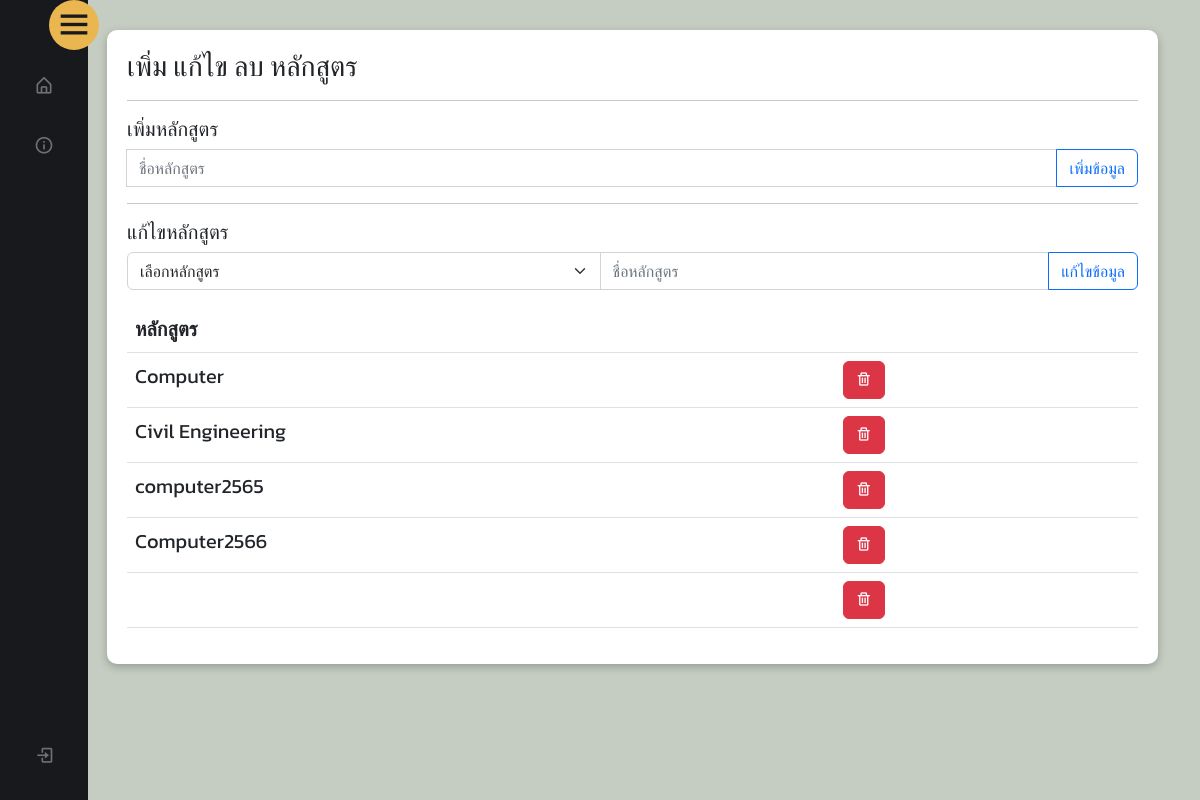
Page /edit_program.php on the committed database.
### tables this page shows
CREATE TABLE `program` (
  `program_id` int(11) NOT NULL,
  `program_name` varchar(255) NOT NULL,
  `Timestamp_str` timestamp NOT NULL DEFAULT current_timestamp() ON UPDATE current_timestamp()
);

### edit_program.php (the view, shortened to what this page needs)
<!DOCTYPE html>
<html lang="en">
<head>
  <link rel="stylesheet" href="./css/page.css">
  <link href="https://cdn.jsdelivr.net/npm/bootstrap@5.2.0/dist/css/bootstrap.min.css" rel="stylesheet">
</head>
<?php require("connect_program.php");
require("navbar.php");
?>
<body>
  <div class="container">
    <div class="box">
      <h3>เพิ่ม แก้ไข ลบ หลักสูตร</h3>
      <hr>
      <h5>เพิ่มหลักสูตร</h5>
      <form method="POST" action="edit_program_sql.php">
        <div class="input-group mb-3">
          <input type="text" class="form-control" placeholder="ชื่อหลักสูตร" name="txtName" />
          <button class="btn btn-outline-primary" type="submit" value="Submit" name="btnSubmit">เพิ่มข้อมูล</button>
        </div>
      <hr>
      <h5>แก้ไขหลักสูตร</h5>
        <div class="input-group mb-3">
        <select class="form-select" onchange="location = this.value;">
        <option value="">เลือกหลักสูตร</option>
    </select>
          <input type="text" class="form-control" placeholder="ชื่อหลักสูตร" name="editName" />
          <button class="btn btn-outline-primary" type="submit" value="Submit" name="btnEdit">แก้ไขข้อมูล</button>
        </div>
      <table id="user_data" style='width:100%;' class="table table-hover ">
        <thead>
          <tr>
            <th style='width:35%;'>หลักสูตร</th>
            <th style='width:15%;'></th>
          </tr>
        </thead>
        <tbody>
          <?php
          $query = "SELECT * FROM program ";
          $sql = mysqli_query($connect, $query);
          while ($row = mysqli_fetch_array($sql)) {
            $program_id = $row['program_id'];
            $program_name = $row['program_name'];
          ?>
            <tr id="<?php echo $program_id; ?>" class="edit_tr">
              <td class="edit_td">
                <span id="name_<?php echo $program_id; ?>" class="text"><?php echo $program_name; ?></span>
              <td>
                <button data-id="<?php echo $program_id ?>" value="<?php echo $program_id ?>" class="btn btn-danger delete" name="btnDelete"><i class='bx bx-trash'></i></button>
              </td>
            </tr>
          <?php
          }
          ?>
          </form>
    </div>
  </div>
</body>
</html>

### css/page.css (style rules this page uses)
.container { display: flex; justify-content: center; margin-left: 120px; margin-top: 30px; }
.box { background: #fff; width: 95%; border-radius: 10px; display: inline; justify-content: center; padding: 20px; font-size: 20px; box-shadow: rgba(0, 0, 0, 0.24) 0px 3px 8px; overflow: auto; margin-left: 65px; }
::placeholder { color: #111; }

### css/navbar.css (style rules this page uses)
* { margin: 0; padding: 0; box-sizing: border-box; font-family: 'Kanit', sans-serif; }
:root { --body-color: #C5CDC2; --sidebar-color: #18191d; --primary-color: #E9B650; --primary-color-light: #F6F5FF; --toggle-color: #DDD; --text-color: #707070; --tran-03: all 0.2s ease; --tran-03: all 0.3s ease; --tran-04: all 0.3s ease; --tran-05: all 0.3s ease; }
body { min-height: 90vh; background-color: var(--body-color); transition: var(--tran-05); }

### rows in the picture
program: program_name "Computer", $program_id 1234 (drawn)
program: program_name "Civil Engineering", $program_id 7655 (drawn)
program: program_name "computer2565", $program_id 7659 (drawn)
program: program_name "Computer2566", $program_id 7660 (drawn)
program: $program_id 7661 (drawn)
